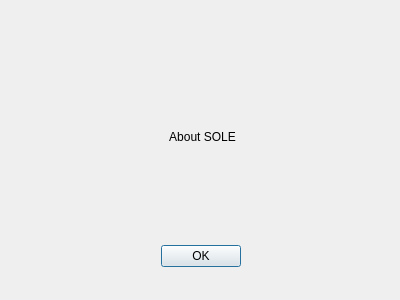
<?xml version="1.0" encoding="UTF-8"?>
<ui version="4.0">
 <class>About</class>
 <widget class="QDialog" name="About">
  <property name="geometry">
   <rect>
    <x>0</x>
    <y>0</y>
    <width>400</width>
    <height>300</height>
   </rect>
  </property>
  <property name="minimumSize">
   <size>
    <width>400</width>
    <height>300</height>
   </size>
  </property>
  <property name="maximumSize">
   <size>
    <width>400</width>
    <height>300</height>
   </size>
  </property>
  <property name="windowTitle">
   <string>About SOLE</string>
  </property>
  <property name="modal">
   <bool>true</bool>
  </property>
  <widget class="QDialogButtonBox" name="buttonBox">
   <property name="geometry">
    <rect>
     <x>30</x>
     <y>240</y>
     <width>341</width>
     <height>32</height>
    </rect>
   </property>
   <property name="orientation">
    <enum>Qt::Horizontal</enum>
   </property>
   <property name="standardButtons">
    <set>QDialogButtonBox::Ok</set>
   </property>
   <property name="centerButtons">
    <bool>true</bool>
   </property>
  </widget>
  <widget class="QLabel" name="label">
   <property name="geometry">
    <rect>
     <x>47</x>
     <y>36</y>
     <width>311</width>
     <height>201</height>
    </rect>
   </property>
   <property name="text">
    <string>About SOLE</string>
   </property>
   <property name="scaledContents">
    <bool>true</bool>
   </property>
   <property name="alignment">
    <set>Qt::AlignCenter</set>
   </property>
  </widget>
 </widget>
 <resources/>
 <connections>
  <connection>
   <sender>buttonBox</sender>
   <signal>accepted()</signal>
   <receiver>About</receiver>
   <slot>accept()</slot>
   <hints>
    <hint type="sourcelabel">
     <x>248</x>
     <y>254</y>
    </hint>
    <hint type="destinationlabel">
     <x>157</x>
     <y>274</y>
    </hint>
   </hints>
  </connection>
  <connection>
   <sender>buttonBox</sender>
   <signal>rejected()</signal>
   <receiver>About</receiver>
   <slot>reject()</slot>
   <hints>
    <hint type="sourcelabel">
     <x>316</x>
     <y>260</y>
    </hint>
    <hint type="destinationlabel">
     <x>286</x>
     <y>274</y>
    </hint>
   </hints>
  </connection>
 </connections>
</ui>
